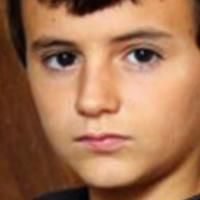
#> input picture python/UTKFace/15_0_0_20170110232443234.jpg.chip.jpg, 200 x 200 px; its folder holds only this picture in this run
$ jupyter execute --allow-errors age_confidence_interval.ipynb
#> lines starting #> are read from the running program, lines starting #| are printed output that depends on the picture
#> `img = cv2.cvtColor(rawimg, cv2.COLOR_BGR2RGB) / 255`:
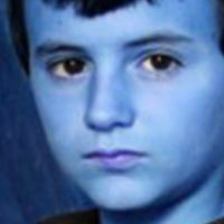
#> img: shape (224, 224, 3) float64; mean B, G, R 0.647, 0.457, 0.332
[cell 1]
import tensorflow as tf
import numpy as np
import keras
from keras import Model, Sequential
from keras.layers import Input, Convolution2D, ZeroPadding2D, MaxPooling2D, Flatten, Dense, Dropout, Activation

#> (a cell that did not finish here is left out)

[cell 3]
#model.load_weights('./weights/age_model_weights.h5')

[cell 4]
import os
import cv2
import matplotlib.pyplot as plt
from keras.preprocessing.image import load_img, save_img, img_to_array
from keras.applications.imagenet_utils import preprocess_input
from keras.preprocessing import image
from keras.utils import to_categorical
from sklearn.model_selection import train_test_split

[cell 5]
face_cascade = cv2.CascadeClassifier('../opencv4/haarcascades/haarcascade_frontalface_default.xml')
output_indexes = np.array([i for i in range(0, 117)])

[cell 6]
#get filenames for training set
filenames = os.listdir('./UTKFace')

[cell 7]
img_list = []
#> (the rest of this cell did not finish here and is left out)

[cell 8]
age_list = []
#> (the rest of this cell did not finish here and is left out)

#> (a cell that did not finish here is left out)

[cell 10]
print("starting")
#> (the rest of this cell did not finish here and is left out)

#> (a cell that did not finish here is left out)

#> (a cell that did not finish here is left out)

#> (a cell that did not finish here is left out)

[cell 14]
img_path = './database/aditya_small.jpg'

[cell 15]
rawimgbgr = cv2.imread(img_path)
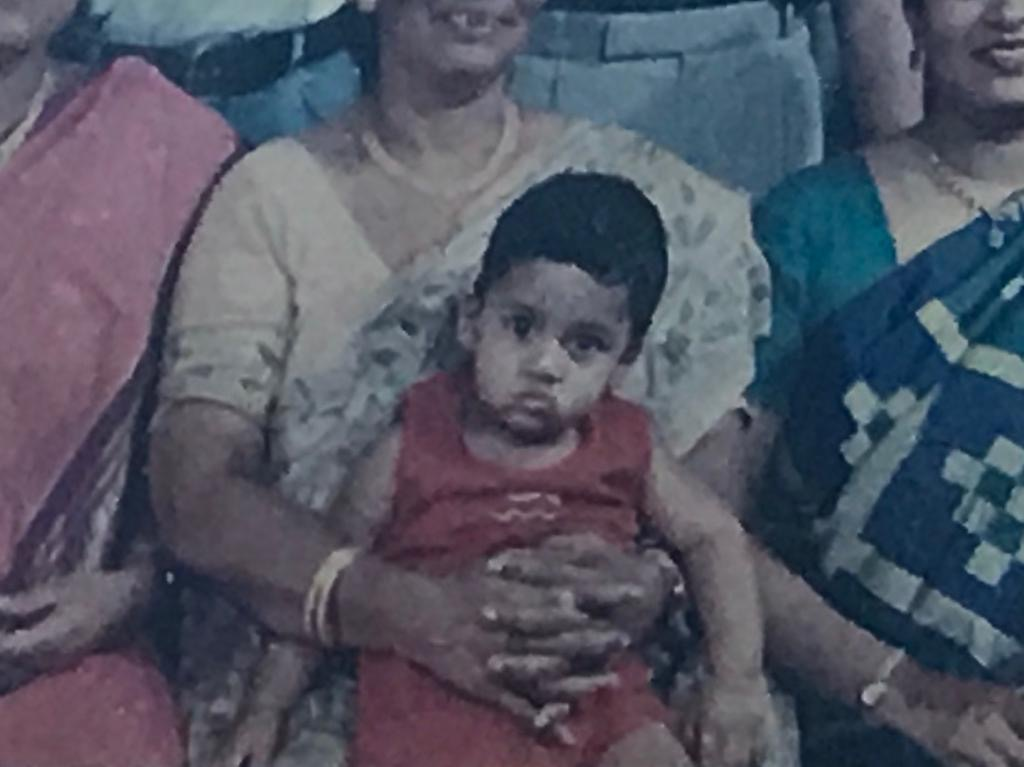
#> input picture python/database/aditya_small.jpg, 1024 x 767 px
#> rawimgbgr is the input picture: shape (767, 1024, 3); mean B, G, R 99, 85.3, 82
rawimg = cv2.cvtColor(rawimgbgr, cv2.COLOR_BGR2RGB)
#> rawimg: shape (767, 1024, 3)

[cell 16]
plt.imshow(rawimg)

[cell 17]
faces = face_cascade.detectMultiScale(rawimg, 1.3, 5)
#> faces = [[452, 257, 188, 188]]

[cell 18]
face = faces[0]
#> face = [452, 257, 188, 188]
print(face)
#| [452 257 188 188]

[cell 19]
x = face[0]
#> x = 452
y = face[1]
#> y = 257
w = face[2]
#> w = 188
h = face[3]
#> h = 188

[cell 20]
#imgwface = cv2.rectangle(rawimg,(x,y),(x+w,y+h),(128,128,128),10)
#plt.imshow(imgwface)

[cell 21]
cropped_face = rawimg[y:y+h, x:x+w]
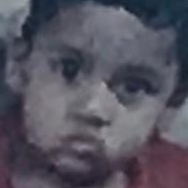
#> cropped_face: shape (188, 188, 3); mean R, G, B 84.8, 82.8, 94.5

[cell 22]
plt.imshow(cropped_face)

[cell 23]
# [8 lines of commented-out code are left out]

[cell 24]
#plt.imshow(cropped_face)

[cell 25]
cropped_face = cv2.resize(cropped_face, (224, 224))
#> cropped_face: shape (224, 224, 3)
